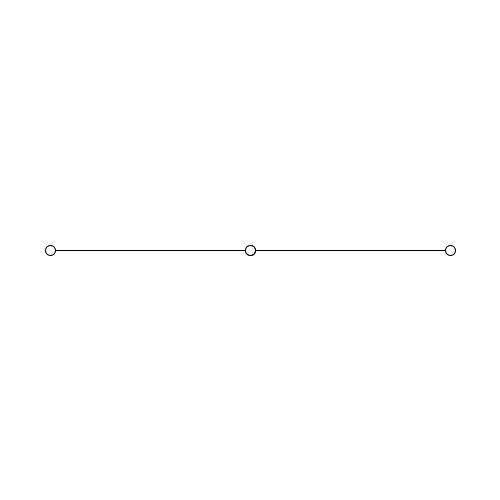
Frame 1 (no input)
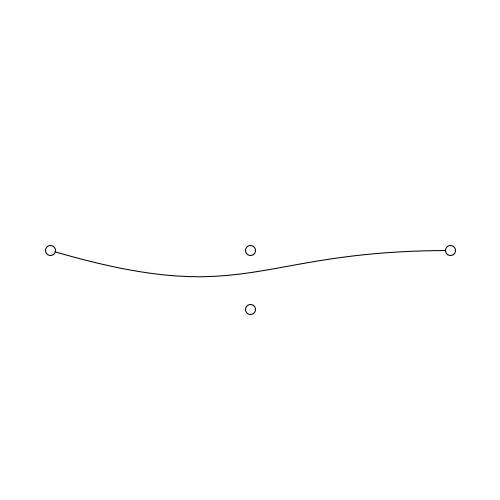
Frame 60 (the mouse pressed at the canvas centre just before this capture)
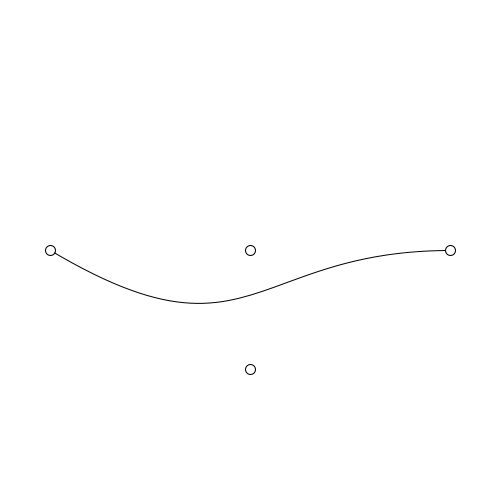
Frame 120 (the mouse held since frame 60 and released just before this capture)

The Processing sketch that drew these frames (run headless with seeded random() and noise(); from frame 60 on, the mouse is pressed at the canvas centre):

// Processing sketch: bezier
// ── bezier.pde
int x1=50;
int y1=250;
float cpx1=250;
float cpy1=250;
float cpx2=250;
float cpy2=250;
int x2=450;
int y2=250;


float yspeed1=1;

void setup() {
  size(500, 500);
  background(255);
  smooth();
  pixelDensity(2);
}

void draw() {
  background(255);
  bezier(x1, y1, cpx1, cpy1, cpx2, cpy2, x2, y2);
  //Debug: Points
  ellipse(x1, y1, 10, 10);
  ellipse(cpx1, cpy1, 10, 10);
  ellipse(cpx2, cpy2, 10, 10);
  ellipse(x2, y2, 10, 10);
  
  
  
  
  cpy1++;
  
  
  
}
